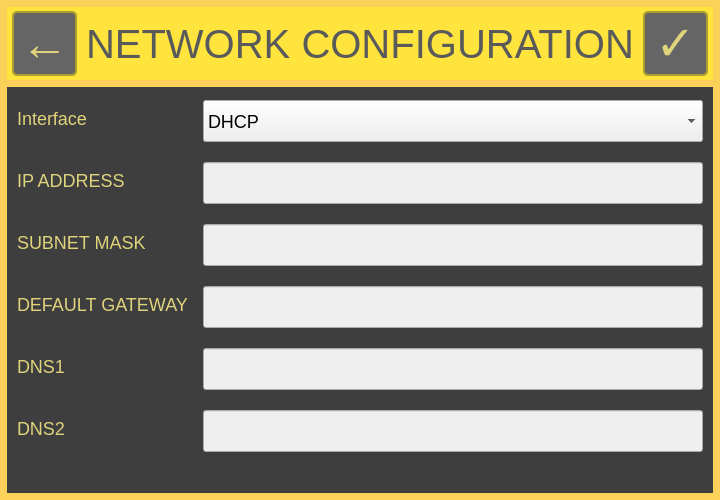
<?xml version="1.0" encoding="UTF-8"?>
<ui version="4.0">
 <class>EmailDialog</class>
 <widget class="QDialog" name="EmailDialog">
  <property name="geometry">
   <rect>
    <x>0</x>
    <y>0</y>
    <width>720</width>
    <height>500</height>
   </rect>
  </property>
  <property name="minimumSize">
   <size>
    <width>720</width>
    <height>500</height>
   </size>
  </property>
  <property name="maximumSize">
   <size>
    <width>720</width>
    <height>500</height>
   </size>
  </property>
  <property name="windowTitle">
   <string>Dialog</string>
  </property>
  <property name="styleSheet">
   <string notr="true">QDialog#EmailDialog {
	background: rgb(62, 62, 62);;
	border: 7px solid rgb(251, 209, 89);
}

QLabel#label {
	font-size: 40px;
}

QLabel {
	color: rgb(223, 211, 124);
	font-size: 18px;
}

QLineEdit {
	font-size: 18px;
	height: 36px;
}

QComboBox {
	font-size: 18px;
	height: 36px;
}</string>
  </property>
  <layout class="QVBoxLayout" name="verticalLayout">
   <property name="spacing">
    <number>0</number>
   </property>
   <property name="leftMargin">
    <number>7</number>
   </property>
   <property name="topMargin">
    <number>7</number>
   </property>
   <property name="rightMargin">
    <number>7</number>
   </property>
   <property name="bottomMargin">
    <number>7</number>
   </property>
   <item>
    <widget class="QWidget" name="widget" native="true">
     <property name="minimumSize">
      <size>
       <width>0</width>
       <height>80</height>
      </size>
     </property>
     <property name="maximumSize">
      <size>
       <width>16777215</width>
       <height>80</height>
      </size>
     </property>
     <property name="styleSheet">
      <string notr="true">QWidget#widget {
background: rgb(255, 228, 62);
color: rgb(90, 90, 90);
border-bottom: 7px solid rgb(251, 209, 89);
}

QPushButton {
	color: rgb(223, 211, 124);
	background: rgb(101, 101, 101);
	border: 2px solid rgb(173, 157, 44);
	border-radius: 5px;
}

QPushButton:pressed {
	color: rgb(253, 241, 154);
	background: rgb(131, 131, 131);
}</string>
     </property>
     <layout class="QHBoxLayout" name="horizontalLayout">
      <property name="leftMargin">
       <number>5</number>
      </property>
      <property name="topMargin">
       <number>0</number>
      </property>
      <property name="rightMargin">
       <number>5</number>
      </property>
      <property name="bottomMargin">
       <number>6</number>
      </property>
      <item>
       <widget class="QPushButton" name="btnBack">
        <property name="minimumSize">
         <size>
          <width>65</width>
          <height>65</height>
         </size>
        </property>
        <property name="maximumSize">
         <size>
          <width>65</width>
          <height>65</height>
         </size>
        </property>
        <property name="font">
         <font>
          <pointsize>36</pointsize>
         </font>
        </property>
        <property name="text">
         <string>←</string>
        </property>
       </widget>
      </item>
      <item>
       <widget class="QLabel" name="label">
        <property name="minimumSize">
         <size>
          <width>0</width>
          <height>70</height>
         </size>
        </property>
        <property name="maximumSize">
         <size>
          <width>16777215</width>
          <height>70</height>
         </size>
        </property>
        <property name="styleSheet">
         <string notr="true">color: rgb(90, 90, 90);</string>
        </property>
        <property name="text">
         <string>NETWORK CONFIGURATION</string>
        </property>
        <property name="alignment">
         <set>Qt::AlignCenter</set>
        </property>
       </widget>
      </item>
      <item>
       <widget class="QPushButton" name="btnSave">
        <property name="minimumSize">
         <size>
          <width>65</width>
          <height>65</height>
         </size>
        </property>
        <property name="maximumSize">
         <size>
          <width>65</width>
          <height>65</height>
         </size>
        </property>
        <property name="font">
         <font>
          <pointsize>36</pointsize>
         </font>
        </property>
        <property name="text">
         <string>✓</string>
        </property>
       </widget>
      </item>
     </layout>
    </widget>
   </item>
   <item>
    <layout class="QFormLayout" name="formLayout">
     <property name="horizontalSpacing">
      <number>15</number>
     </property>
     <property name="verticalSpacing">
      <number>20</number>
     </property>
     <property name="leftMargin">
      <number>10</number>
     </property>
     <property name="topMargin">
      <number>13</number>
     </property>
     <property name="rightMargin">
      <number>10</number>
     </property>
     <property name="bottomMargin">
      <number>8</number>
     </property>
     <item row="0" column="1">
      <widget class="QComboBox" name="cmbInterface">
       <item>
        <property name="text">
         <string>DHCP</string>
        </property>
       </item>
       <item>
        <property name="text">
         <string>Static IP</string>
        </property>
       </item>
      </widget>
     </item>
     <item row="1" column="0">
      <widget class="QLabel" name="label_1">
       <property name="text">
        <string>IP ADDRESS</string>
       </property>
      </widget>
     </item>
     <item row="1" column="1">
      <widget class="QLineEdit" name="editIpaddr">
       <property name="enabled">
        <bool>false</bool>
       </property>
      </widget>
     </item>
     <item row="2" column="0">
      <widget class="QLabel" name="label_2">
       <property name="text">
        <string>SUBNET MASK</string>
       </property>
      </widget>
     </item>
     <item row="2" column="1">
      <widget class="QLineEdit" name="editMask">
       <property name="enabled">
        <bool>false</bool>
       </property>
      </widget>
     </item>
     <item row="3" column="0">
      <widget class="QLabel" name="label_3">
       <property name="text">
        <string>DEFAULT GATEWAY</string>
       </property>
      </widget>
     </item>
     <item row="3" column="1">
      <widget class="QLineEdit" name="editGateway">
       <property name="enabled">
        <bool>false</bool>
       </property>
      </widget>
     </item>
     <item row="4" column="0">
      <widget class="QLabel" name="label_4">
       <property name="text">
        <string>DNS1</string>
       </property>
      </widget>
     </item>
     <item row="4" column="1">
      <widget class="QLineEdit" name="editDns1">
       <property name="enabled">
        <bool>false</bool>
       </property>
       <property name="echoMode">
        <enum>QLineEdit::Password</enum>
       </property>
      </widget>
     </item>
     <item row="5" column="0">
      <widget class="QLabel" name="label_5">
       <property name="text">
        <string>DNS2</string>
       </property>
      </widget>
     </item>
     <item row="5" column="1">
      <widget class="QLineEdit" name="editDns2">
       <property name="enabled">
        <bool>false</bool>
       </property>
      </widget>
     </item>
     <item row="0" column="0">
      <widget class="QLabel" name="label_6">
       <property name="text">
        <string>Interface</string>
       </property>
      </widget>
     </item>
    </layout>
   </item>
  </layout>
 </widget>
 <resources/>
 <connections/>
</ui>
